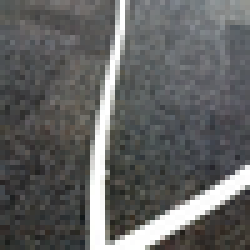
#> input picture pi_cam/test.png, 50 x 50 px (shown 5 times larger)
$ python testFill.py
#> lines starting #> are read from the running program, lines starting #| are printed output that depends on the picture; after the words box and inside, x2 and y2 are one past the last pixel; in counts of white or black regions, pixels touching at a corner belong together
#> further down, img is the input picture: PIL image 50x50 RGB; mean R, G, B 97.5, 98.2, 97.9
### pi_cam/picUtils.py
from PIL import Image, ImageDraw, ImageOps
import numpy as np
from ScannerRect import ScannerRect
import math
import matplotlib.pyplot as plt
import points as pnt
import servoControl

# [58 lines left out: functions main, getRealPoints, plotPixelHist, not called in this run]

def imgFilter(img, threshold):
#> called with threshold = 210
    img = ImageOps.grayscale(img)
#> img: PIL image 50x50 L
    return img.point(lambda p: p > threshold and 255)
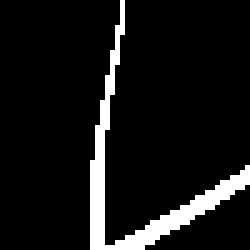
#> returned value: PIL image 50x50 L (shown 5 times larger); 8.5% white; 1 white region, box (x1, y1, x2, y2) and area: (18, 0, 50, 50) 212

def getImgArray(img):
    return np.array(img)

# [26 lines left out: functions getApproxTurn, bottomPoints, not called in this run]

# get the lowest point
def bottomPoints2(data,startX):
    width = data.shape[1]
    height = data.shape[0]
    halfWidth = width//2

    # scan bottom
    if startX < halfWidth:
        for i in range(startX):
            yield (startX - i - 1, height-1)
            yield (startX + i, height-1)
        for i in range(width - 2*startX):
            yield (2*startX+i, height-1)
    else:
        for i in range(width - startX):
            yield (startX - i - 1, height-1)
            yield (startX + i, height-1)
        for i in range(2*startX - width):
            yield (2*startX - width - i - 1, height-1)
    return
    # scan sides
    for i in range(height//2):
        yield (0, height-1-i)
        yield (width-1, height-1-i)

def getFirstPos(data,lastX):
#> called with lastX = 25
    for p in bottomPoints2(data,lastX):
        if data[p[1]][p[0]]:
            # print(x)
            return p
#> this loop made 1 pass
#> p on pass 1: (24, 49)
#> `p0 = picUtils.getFirstPos(data, 25)`: p0 = (24, 49)
    return None

# detect if end of path in picture
# [31 lines left out: function isEnd, not called in this run]

def around(x, y, w, h):
    if x > 0:
        yield (x-1, y)
    if y > 0:
        yield (x, y-1)
    if x+1 < w:
        yield (x+1, y)
    if y+1 < h:
        yield (x, y+1)

def fillSearch(data, p0, lastTurn):
#> called with p0 = (24, 49), lastTurn = 0
    if p0 == None:
        return None
    points = []
    stack = [p0]
#> stack = [(24, 49)]
    data[p0[1]][p0[0]] = 0
#> data: shape (50, 50); 8.4% white; 1 white region, box (x1, y1, x2, y2) and area: (18, 0, 50, 50) 211
    while len(stack):
        xSum = 0
        ySum = 0
        for p in stack:
            xSum += p[0]
            ySum += p[1]
        points.append((xSum//len(stack), ySum//len(stack)))

        # print(stack)
        dists = []
        for i in range(len(stack)-1):
            a = stack[i]
            b = stack[i+1]
            dx = a[0] - b[0]
            dy = a[1] - b[1]
            dist = dx*dx+dy*dy
            if dist > 3*3:
                dists.append((i, dist))
        # print(dists)
        if len(dists) == 2:
            # print(dists)
            stack = stack[dists[0][0]+1 : dists[1][0]+1]
            # plt.imshow(data)
            # plt.show()
        elif len(dists) == 1 and dists[0][1] > 12*12:
            if lastTurn < 0:
                print('left')
                stack = stack[:dists[0][0]+1]
            else:
                print('right')
                stack = stack[dists[0][0]+1:]

        nextStack = []
        while len(stack):
            top = stack.pop(0)
            for x1, y1 in around(top[0], top[1], data.shape[1], data.shape[0]):
                if data[y1][x1]:
                    data[y1][x1] = 0
                    nextStack.append((x1, y1))
                    xSum += x1
                    ySum += y1
        stack = nextStack
#> this loop made 42 passes
#| right
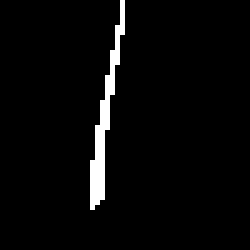
#> data: shape (50, 50) (shown 5 times larger); 3.2% white in thin lines or dots, all inside (x1, y1, x2, y2) = (18, 0, 25, 42)
#> after the loop, points = 42 pairs, first value 23 to 49, second value 33 to 49

    # discard points after path gets too high
    maxI = 0
    while maxI < len(points):
        if points[maxI][1] < 7:break
        maxI+=1
#> this loop made 42 passes
#> after the loop, maxI = 42

    return points[:maxI]

# [35 lines left out: functions dispPoints, getTurn, getApproxPointTurn, not called in this run]

def imgShow(img):
    plt.imshow(img)
    plt.show()

# [5 lines left out: function overlayPoints, not called in this run]

# main()

### pi_cam/testFill.py
from PIL import Image
import picUtils
from threshold import threshold

img = Image.open('test.png')
greyImg = picUtils.imgFilter(img, threshold)
data = picUtils.getImgArray(greyImg)
p0 = picUtils.getFirstPos(data, 25)
points = picUtils.fillSearch(data, p0, 0)

$ run again, with pi_cam/steering.png copied over pi_cam/test.png
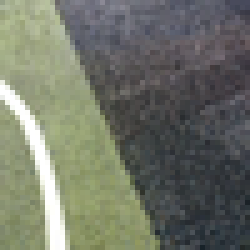
#> input picture pi_cam/steering.png, 50 x 50 px (shown 5 times larger)
#> img is the input picture: PIL image 50x50 RGB; mean R, G, B 111.7, 115.7, 103.4
#> in imgFilter, `img = ImageOps.grayscale(img)`:
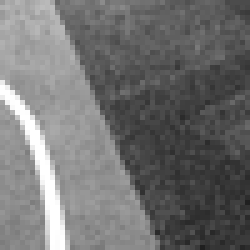
#> img: PIL image 50x50 L (shown 5 times larger); min 31, max 255, mean 113.1
#> in imgFilter, `return img.point(lambda p: p > threshold and 255)`:
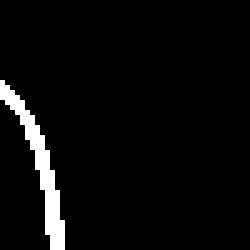
#> returned value: PIL image 50x50 L (shown 5 times larger); 4.2% white; 1 white region, box (x1, y1, x2, y2) and area: (0, 16, 13, 50) 105
#> the loop in getFirstPos, `for p in bottomPoints2(data,lastX):` made 25 passes
#> p on passes 1 to 8: (24, 49), (25, 49), (23, 49), (26, 49), (22, 49), (27, 49), (21, 49), (28, 49)
#> p0 = (12, 49)
#> in fillSearch, `stack = [p0]`: stack = [(12, 49)]
#> the loop in fillSearch, `while len(stack):` made 46 passes
#> after the loop in fillSearch, `while len(stack):`: points = 46 pairs, first value 0 to 12, second value 16 to 49
#> the loop in fillSearch, `while maxI < len(points):` made 46 passes
#> after the loop in fillSearch, `while maxI < len(points):`: maxI = 46
